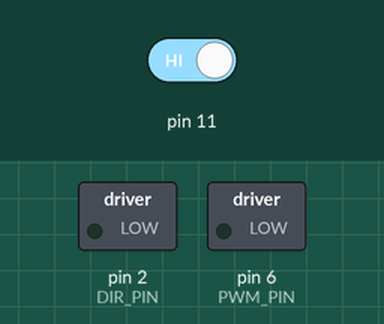
Simulated run of this sketch. Board: Arduino Uno, built with avr-gcc and run on an emulated ATmega328P. Parts: switched loads named in the sketch (green lamp = pin HIGH). Inputs (shaded band) come from the test bench; at power-on: pin 11 HIGH. What the sketch prints to the serial monitor is not drawn.

Above: at 1.2 s.
1.3 s: pin 11 driven LOW
At 2.1 s:
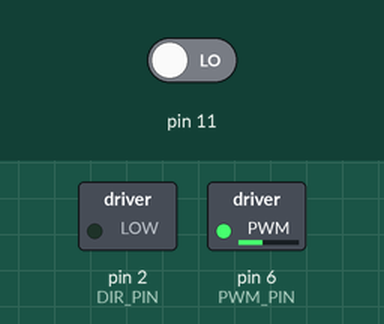
Timing chart, 0 to 4.3 s (numbered marks = the images above; inputs shaded):
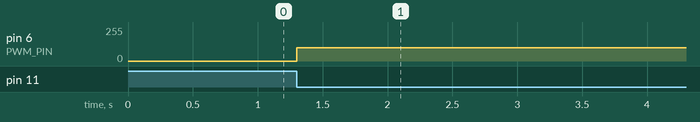

The sketch:

Actual_Control.ino
```cpp
//IMU imports
#include <Wire.h>
#include <Adafruit_Sensor.h>
#include <Adafruit_BNO055.h>
#include <utility/imumaths.h>
#include <EEPROM.h>
/* Set the delay between fresh samples */
#define BNO055_SAMPLERATE_DELAY_MS (100)
// Check I2C device address and correct line below (by default address is 0x29 or 0x28)
//                                   id, address
Adafruit_BNO055 bno = Adafruit_BNO055(55, 0x28);
/**************************************************************************/
/*
    Displays some basic information on this sensor from the unified
    sensor API sensor_t type (see Adafruit_Sensor for more information)
*/
/**************************************************************************/
void displaySensorDetails(void)
{
  sensor_t sensor;
  bno.getSensor(&sensor);
  Serial.println("------------------------------------");
  Serial.print  ("Sensor:       "); Serial.println(sensor.name);
  Serial.print  ("Driver Ver:   "); Serial.println(sensor.version);
  Serial.print  ("Unique ID:    "); Serial.println(sensor.sensor_id);
  Serial.print  ("Max Value:    "); Serial.print(sensor.max_value); Serial.println(" xxx");
  Serial.print  ("Min Value:    "); Serial.print(sensor.min_value); Serial.println(" xxx");
  Serial.print  ("Resolution:   "); Serial.print(sensor.resolution); Serial.println(" xxx");
  Serial.println("------------------------------------");
  Serial.println("");
  delay(500);
}

/**************************************************************************/
/*
    Display some basic info about the sensor status
*/
/**************************************************************************/
void displaySensorStatus(void)
{
  /* Get the system status values (mostly for debugging purposes) */
  uint8_t system_status, self_test_results, system_error;
  system_status = self_test_results = system_error = 0;
  bno.getSystemStatus(&system_status, &self_test_results, &system_error);

  /* Display the results in the Serial Monitor */
  Serial.println("");
  Serial.print("System Status: 0x");
  Serial.println(system_status, HEX);
  Serial.print("Self Test:     0x");
  Serial.println(self_test_results, HEX);
  Serial.print("System Error:  0x");
  Serial.println(system_error, HEX);
  Serial.println("");
  delay(500);
}
/**************************************************************************//*
Display sensor calibration status*
//**************************************************************************/
void displayCalStatus(void){
  /* Get the four calibration values (0..3) */
  /* Any sensor data reporting 0 should be ignored, */
  /* 3 means 'fully calibrated" */
  uint8_t system, gyro, accel, mag;
  system = gyro = accel = mag = 0;
  bno.getCalibration(&system, &gyro, &accel, &mag);
  /* The data should be ignored until the system calibration is > 0 */
  Serial.print("\t");
  if (!system)  {
    Serial.print("! ");  }
    /* Display the individual values */
    Serial.print("Sys:");
    Serial.print(system, DEC);
    Serial.print(" G:");
    Serial.print(gyro, DEC);
    Serial.print(" A:");
    Serial.print(accel, DEC);
    Serial.print(" M:");
    Serial.println(mag, DEC);
}
bool isGyroCal(void)
{
    /* Get the four calibration values (0..3) */
    /* Any sensor data reporting 0 should be ignored, */
    /* 3 means 'fully calibrated" */
    uint8_t system, gyro, accel, mag;
    system = gyro = accel = mag = 0;
    bno.getCalibration(&system, &gyro, &accel, &mag);
    return gyro == 3;
}
/**************************************************************************/
/*
    Display the raw calibration offset and radius data
    */
/**************************************************************************/
void displaySensorOffsets(const adafruit_bno055_offsets_t &calibData)
{
    Serial.print("Accelerometer: ");
    Serial.print(calibData.accel_offset_x); Serial.print(" ");
    Serial.print(calibData.accel_offset_y); Serial.print(" ");
    Serial.print(calibData.accel_offset_z); Serial.print(" ");

    Serial.print("\nGyro: ");
    Serial.print(calibData.gyro_offset_x); Serial.print(" ");
    Serial.print(calibData.gyro_offset_y); Serial.print(" ");
    Serial.print(calibData.gyro_offset_z); Serial.print(" ");

    Serial.print("\nMag: ");
    Serial.print(calibData.mag_offset_x); Serial.print(" ");
    Serial.print(calibData.mag_offset_y); Serial.print(" ");
    Serial.print(calibData.mag_offset_z); Serial.print(" ");

    Serial.print("\nAccel Radius: ");
    Serial.print(calibData.accel_radius);

    Serial.print("\nMag Radius: ");
    Serial.print(calibData.mag_radius);
}
int eeAddress = 0;
long bnoID;
bool foundCalib = false;

adafruit_bno055_offsets_t calibrationData;
sensor_t sensor;


//Manu defined pins
#define PWM_PIN 6
#define DIR_PIN 2
unsigned long prev_time;
unsigned long currentTime;

void setup() {
  Serial.begin(115200);
  pinMode(PWM_PIN, OUTPUT);
  pinMode(DIR_PIN, OUTPUT);
  pinMode(11, INPUT);
//  prev_time = 0;
//
//  //IMU setup
//  Serial.println("Orientation Sensor Test"); Serial.println("");
//    /* Initialise the sensor */
//  if(!bno.begin())
//  {
//    /* There was a problem detecting the BNO055 ... check your connections */
//    Serial.print("Ooops, no BNO055 detected ... Check your wiring or I2C ADDR!");
//    while(1);
//  }
//  bno.getSensor(&sensor);
//    if (bnoID != sensor.sensor_id)
//    {
//        Serial.println("\nNo Calibration Data for this sensor exists in EEPROM");
//        delay(500);
//    }
//    else
//    {
//        Serial.println("\nFound Calibration for this sensor in EEPROM.");
//        eeAddress += sizeof(long);
//        EEPROM.get(eeAddress, calibrationData);
//
//        displaySensorOffsets(calibrationData);
//
//        Serial.println("\n\nRestoring Calibration data to the BNO055...");
//        bno.setSensorOffsets(calibrationData);
//
//        Serial.println("\n\nCalibration data loaded into BNO055");
//        foundCalib = true;
//    }
//
//    delay(1000);
//
//    /* Display some basic information on this sensor */
//    displaySensorDetails();
//
//    /* Optional: Display current status */
//    displaySensorStatus();
//
//   /* Crystal must be configured AFTER loading calibration data into BNO055. */
//    bno.setExtCrystalUse(true);
//
//    sensors_event_t event;
//    bno.getEvent(&event);
//    /* always recal the mag as It goes out of calibration very often */
//    if (foundCalib){
//        Serial.println("Move sensor slightly to calibrate magnetometers");
//        while (!isGyroCal())
//        {
//            bno.getEvent(&event);
//            delay(BNO055_SAMPLERATE_DELAY_MS);
//        }
//    }
//    else
//    {
//        Serial.println("Please Calibrate Sensor: ");
//        while (!isGyroCal())
//        {
//            bno.getEvent(&event);
//
//            Serial.print("X: ");
//            Serial.print(event.orientation.x, 4);
//            Serial.print("\tY: ");
//            Serial.print(event.orientation.y, 4);
//            Serial.print("\tZ: ");
//            Serial.print(event.orientation.z, 4);
//
//            /* Optional: Display calibration status */
//            displayCalStatus();
//
//            /* New line for the next sample */
//            Serial.println("");
//
//            /* Wait the specified delay before requesting new data */
//            delay(BNO055_SAMPLERATE_DELAY_MS);
//        }
//    }
//
//    Serial.println("\nFully calibrated!");
//    Serial.println("--------------------------------");
//    Serial.println("Calibration Results: ");
//    adafruit_bno055_offsets_t newCalib;
//    bno.getSensorOffsets(newCalib);
//    displaySensorOffsets(newCalib);
//
//    Serial.println("\n\nStoring calibration data to EEPROM...");
//
//    eeAddress = 0;
//    bno.getSensor(&sensor);
//    bnoID = sensor.sensor_id;
//
//    EEPROM.put(eeAddress, bnoID);
//
//    eeAddress += sizeof(long);
//    EEPROM.put(eeAddress, newCalib);
//    Serial.println("Data stored to EEPROM.");
//
//    Serial.println("\n--------------------------------\n");
//    delay(500);


}
////
////unsigned long prevTime;
////unsigned long currentTime;
//unsigned long potDelay = 300;
//#define potSense A2
//int potVal = analogRead(potSense);
//int oldPotAbs = analogRead(potSense);
//int newPotAbs = 0;
////Read Pontentiometer
//void readPot(){
//  currentTime = millis();
//  if (currentTime >= prevTime + potDelay){
//    newPotAbs = analogRead(potSense);
////    Serial.print("New: ");
//    Serial.println(newPotAbs);
////    Serial.print("Subtraction: ");
////    Serial.println(oldPotAbs- newPotAbs);
//  }
//}

//Motor Control Methods
void killMotor(){
  digitalWrite(PWM_PIN, LOW);
}

void driveMotor( int dir, int pwm_signal) {
  Serial.println(dir);
  Serial.println(pwm_signal);
  digitalWrite(DIR_PIN, dir);
  analogWrite(PWM_PIN, pwm_signal);
}

double desired_angle = 91.75;
int safetyFlag =0;
void loop() {
  safetyFlag = digitalRead(11);
  Serial.println(safetyFlag);
  if(safetyFlag == 0){
//    uint32_t cur_time = 0;
//
//    float delta_t = (cur_time - prev_time) / 1000.0;
//
//    // handle the case where this is the first time through the loop
//    if (prev_time == 0) {
//      delta_t = 0.01;
//    }

    //TODO: Check Values at some point
//    if (angle > 3000 || angle < -3000)     // If angle is not within +- 3 degrees, reset counter that waits for start
//    {
//      start_counter = 0;
//    }


  //  // put your main code here, to run repeatedly:
//    sensors_event_t event;
//    bno.getEvent(&event);
  //  /* Display the floating point data */
  //  Serial.print("X: ");
  //  Serial.print(event.orientation.x, 4);
  //  Serial.print("\tY: ");
  //  Serial.print(event.orientation.y, 4);
  //  Serial.print("\tZ: ");
  //  Serial.println(event.orientation.z, 4);
//    if (event.orientation.x == 0, event.orientation.y == 0, event.orientation.z == 0) {
//        Serial.print("FAILFAILFAILFAILFAILFAIL");
//        /*
//        *  Look for the sensor's unique ID at the beginning oF EEPROM.
//        *  This isn't foolproof, but it's better than nothing.
//        */
//        bno.getSensor(&sensor);
//        if (bnoID != sensor.sensor_id)
//        {
//            Serial.println("\nNo Calibration Data for this sensor exists in EEPROM");
//            delay(500);
//        }
//        else
//        {
//            Serial.println("\nFound Calibration for this sensor in EEPROM.");
//            eeAddress += sizeof(long);
//            EEPROM.get(eeAddress, calibrationData);
//
//            displaySensorOffsets(calibrationData);
//
//            Serial.println("\n\nRestoring Calibration data to the BNO055...");
//            bno.setSensorOffsets(calibrationData);
//
//            Serial.println("\n\nCalibration data loaded into BNO055");
//            foundCalib = true;
//        }
//        delay(1000);
//      }

      /* Optional: Display calibration status */
//      displayCalStatus();

      /* Optional: Display sensor status (debug only) */
      //displaySensorStatus();

      /* New line for the next sample */
//      Serial.println("");

      /* Wait the specified delay before requesting new data */
//      delay(BNO055_SAMPLERATE_DELAY_MS);
//
//      angle = event.orientation.y;
//
//      double error_angle = angle - desired_angle;
//


  //  if(event.orientation.y > 0){
  ////    driveMotor(LOW, 10);
  //    digitalWrite(DIR_PIN, LOW);
  //    analogWrite(PWM_PIN, 30);
  //  } else {
      digitalWrite(DIR_PIN, LOW);
      analogWrite(PWM_PIN, 100);
      Serial.print("run");
  //  }

  //  delay(2000);
//    digitalWrite(PWM_PIN, LOW);
//    driveMotor(HIGH, 20);
  //  delay(2000);
  //
  //
  //  analogWrite(PWM_PIN, 0);
  //  delay(1000);
  } else{
//    driveMotor(LOW, 0);
    digitalWrite(DIR_PIN, LOW);
    analogWrite(PWM_PIN, 0);
    Serial.println("stop");
    killMotor();
  }


}
```

Measured:
- after the input at 1.3 s, pin 6 (PWM_PIN): 0/255 → 100/255 at once
